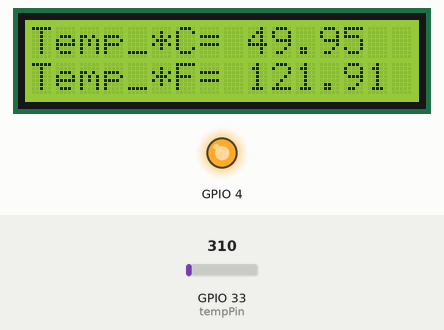
Bench run of a sketch on a simulated ESP32. On the bench: 16×2 character LCD, output pins drawn as LEDs (lit = HIGH). The inputs (shaded band) are chosen by the test bench; at power-on: GPIO 33 (tempPin) = 310. What the sketch prints to the serial monitor is not drawn.

Above: at 1.2 s.
1.3 s: GPIO 33 (tempPin) set to 372
At 5.8 s:
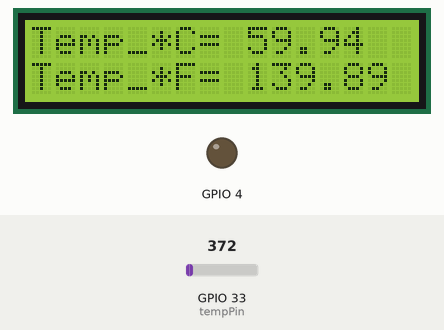
7.5 s: GPIO 33 (tempPin) set to 252
At 11.4 s:
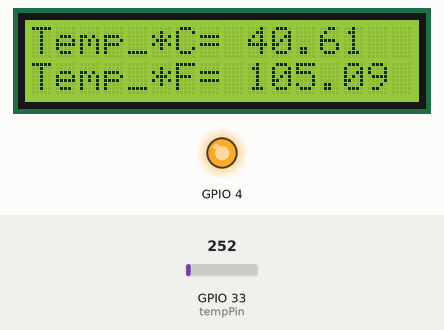
13.5 s: GPIO 33 (tempPin) set to 231
At 16.0 s:
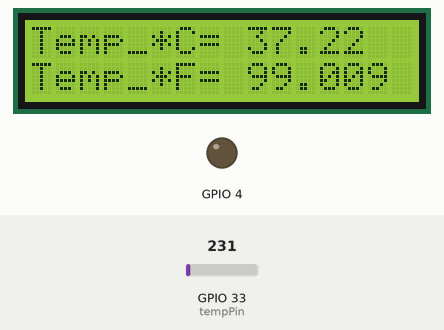
Timing chart, 0 to 17.5 s (numbered marks = the images above; inputs shaded):
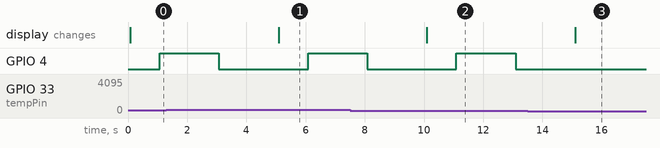

The sketch:

Temp_and_really_with__Lcd.ino
```cpp
#include<LiquidCrystal.h>
const int tempPin = 33; // pin 33 of port P1 connected to LM35 output
int Value,a;
double milivlt,Cel,Far;
LiquidCrystal lcd(16,17,19,21,22,23);
void setup()
{
Serial.begin(9600);
pinMode(4,OUTPUT);
lcd.begin(16,2);
}


void displayTime(){

Value = analogRead(tempPin);          //read sensor output value
milivlt = (Value / 2048.0) * 3300;    // converting it to millivots.
Cel = milivlt * 0.1;                  // calculating temperature in Celsius
Far = (Cel * 1.8) + 32;               // convert from C to Fahrenheit

Serial.print(" Temperature in Celsius = ");
Serial.print(Cel);
Serial.print("*C");

lcd.setCursor(0,0);
lcd.print("Temp_*C= ");
lcd.print(Cel);


Serial.print("\t Temperature in Fahrenheit = ");
Serial.print(Far);
Serial.println("*F");

lcd.setCursor(0,1);
lcd.print("Temp_*F= ");
lcd.print(Far);

delay(1000);

if(Far>102)
{
digitalWrite(4,HIGH);
//lcd.print("Temp in *C =");
//lcd.print(Cel);
delay(2000);

digitalWrite(4,LOW);
//lcd.print("Temp in *F =");
//lcd.print(Far);
delay(1000);
}

}


void loop()
{
displayTime();
delay(1000);
}
```

Measured:
- the behaviour switches between 242 and 241 on GPIO 33 (tempPin) (found by bisection; images 2 and 3)
- after the input at 1.3 s, the display: changes after 3.8 s (image 1)
- after the input at 7.5 s, the display: changes after 2.6 s (image 2)
- after the input at 13.5 s, GPIO 4: stops changing and stays LOW; the display: changes after 1.6 s (image 3)
